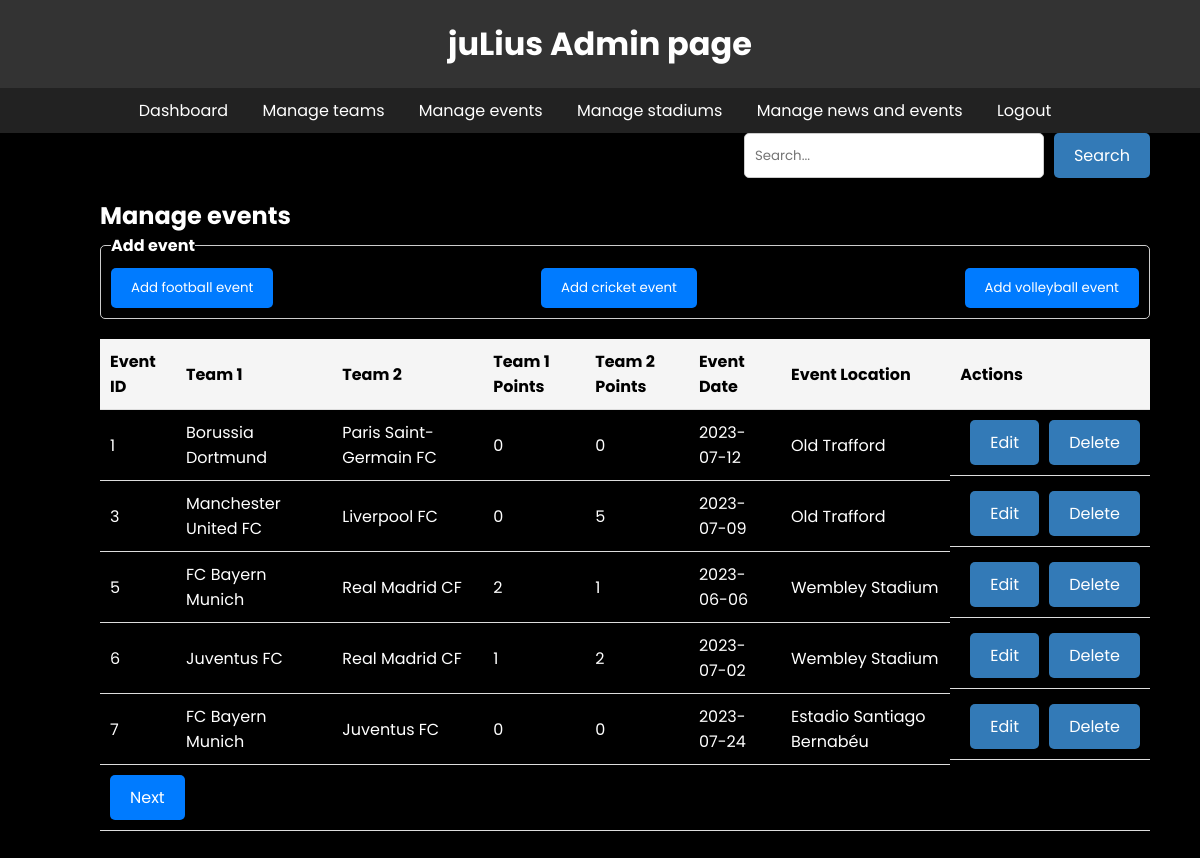
Screenshot of /admin/manageevent.php with the database file from the repository.
### tables this page shows
CREATE TABLE `events` (
  `id` int(11) NOT NULL,
  `event_date` date NOT NULL,
  `stadium_id` int(11) NOT NULL,
  `team1_id` int(11) DEFAULT NULL,
  `team2_id` int(11) DEFAULT NULL,
  `team1_point` int(11) NOT NULL DEFAULT 0,
  `team2_point` int(11) NOT NULL DEFAULT 0,
  `event_category` enum('Football','Volleyball','Cricket') NOT NULL DEFAULT 'Football'
);

CREATE TABLE `teams` (
  `team_id` int(11) NOT NULL,
  `team_name` varchar(100) NOT NULL,
  `team_country` varchar(100) NOT NULL,
  `team_category` enum('Football','Volleyball','Cricket') NOT NULL,
  `team_location` varchar(200) NOT NULL,
  `team_coach` varchar(100) NOT NULL,
  `team_players` int(11) NOT NULL,
  `team_point` int(11) NOT NULL DEFAULT 0
);

CREATE TABLE `team_stadiums` (
  `id` int(11) NOT NULL,
  `stadium_name` varchar(255) NOT NULL,
  `stadium_category` enum('football','volleyball','cricket') NOT NULL,
  `stadium_city` varchar(255) DEFAULT NULL
);

### admin/manageevent.php (the view, shortened to what this page needs)
<?php include './header.php'; ?>
<div id="events" style="margin-left: 100px; margin-right:50px; margin-bottom:50px;">
  <form id="search-form" method="GET">
    <input type="text" name="search" placeholder="Search...">
    <input type="submit" value="Search">
  </form>
  <form method="add-event.php" action="post">
    <h2>Manage events</h2>
    <fieldset>
      <legend>Add event</legend>
      <input type="button" value="Add football event" onclick="window.location.href='./addevent.php'">
      <input type="button" value="Add cricket event" onclick="window.location.href='./add-cricket.php'">
      <input type="button" value="Add volleyball event" onclick="window.location.href='./add-volleyball.php'">
    </fieldset>
  </form>
  <form method="post">
    <table>
      <tr class="black">
        <th>Event ID</th>
        <th>Team 1</th>
        <th>Team 2</th>
        <th>Team 1 Points</th>
        <th>Team 2 Points</th>
        <th>Event Date</th>
        <th>Event Location</th>
        <th>Actions</th>
      </tr>
      <?php
$conn = new mysqli('localhost', 'root', '', 'julis');
$search_term = isset($_GET['search']) ? $_GET['search'] : '';
$sql_count = "SELECT COUNT(*) as total FROM events
              LEFT JOIN teams AS team1 ON events.team1_id = team1.team_id
              LEFT JOIN teams AS team2 ON events.team2_id = team2.team_id
              LEFT JOIN team_stadiums ON events.stadium_id = team_stadiums.id
              WHERE team1.team_name LIKE '%$search_term%'
              OR team2.team_name LIKE '%$search_term%'
              OR team_stadiums.stadium_name LIKE '%$search_term%'";
$result_count = $conn->query($sql_count);
$total_events = $result_count->fetch_assoc()['total'];
$page = isset($_GET['page']) ? intval($_GET['page']) : 1;
$items_per_page = 5;
$offset = ($page - 1) * $items_per_page;
$limit = "LIMIT $offset, $items_per_page";
$sql = "SELECT events.*, team1.team_name AS team1_name, team2.team_name AS team2_name, team_stadiums.stadium_name AS event_stadium
        FROM events
        LEFT JOIN teams AS team1 ON events.team1_id = team1.team_id
        LEFT JOIN teams AS team2 ON events.team2_id = team2.team_id
        LEFT JOIN team_stadiums ON events.stadium_id = team_stadiums.id
        WHERE team1.team_name LIKE '%$search_term%'
        OR team2.team_name LIKE '%$search_term%'
        OR team_stadiums.stadium_name LIKE '%$search_term%'
        $limit";
$result = $conn->query($sql);
if ($result->num_rows > 0) {
    while ($row = $result->fetch_assoc()) {
        echo "<tr>";
        echo "<td>" . $row["id"] . "</td>";
        echo "<td>" . $row["team1_name"] . "</td>";
        echo "<td>" . $row["team2_name"] . "</td>";
        echo "<td>" . $row["team1_point"] . "</td>";
        echo "<td>" . $row["team2_point"] . "</td>";
        echo "<td>" . $row["event_date"] . "</td>";
        echo "<td>" . $row["event_stadium"] . "</td>";
        echo "<td class='button-cell'>";
        echo "<form method='post' action='edit-event.php'>";
        echo "<button type='submit'>Edit</button>";
        echo "</form>";
        echo "<form method='post' action='delete-event.php' onsubmit='return confirm(\"Are you sure you want to delete this event?\")'>";
        echo "<button type='submit'>Delete</button>";
        echo "</form>";
        echo "</td>";
        echo "</tr>";
    }
    if ($offset + $items_per_page < $total_events) {
        echo "<tr><td colspan='8'>";
        echo "<a class='btn-next' href='" . $_SERVER['PHP_SELF'] . "?page=" . ($page + 1) . "&search=$search_term'>Next</a>";
        echo "</td></tr>";
    }
} else {
    echo "<tr><td colspan='8'>No events found.</td></tr>";
}
?>
    </table>
  </form>
</div>

### admin/header.php (shortened to what this page needs)
<!DOCTYPE html>
<html lang="en">
<head>
  <link rel="stylesheet" href="./style.css">
</head>
<body>
  <header>
    <h1 style="color: white;">juLius Admin page</h1>
  </header>
  <nav>
    <ul>
      <li><a href="./dashbord.php">Dashboard</a></li>
      <li><a href="./manageteam.php">Manage teams</a></li>
      <li><a href="./manageevent.php">Manage events</a></li>
      <li><a href="./managestadium.php">Manage stadiums</a></li>
      <li><a href="./managenew.php">Manage news and events</a></li>
      <li><a href="../signup/logout.php">Logout</a></li>
    </ul>
  </nav>
</body>
</html>

### admin/style.css (style rules this page uses)
* { margin: 0; padding: 0; box-sizing: border-box; font-family: "Poppins" , sans-serif; }
#search-form { display: flex; justify-content: flex-end; margin-bottom: 20px; }
#search-form input[type="text"] { width: 300px; padding: 10px; border-radius: 5px; border: 1px solid #ccc; margin-right: 10px; }
#search-form input[type="submit"] { background-color: #337ab7; border: none; color: #fff; font-size: 16px; padding: 10px 20px; border-radius: 5px; cursor: pointer; }
table { width: 100%; border-collapse: collapse; }
table th, table td { padding: 10px; text-align: left; border-bottom: 1px solid #ddd; }
table th { background-color: #f5f5f5; }
table td.button-cell { display: flex; justify-content: space-between; align-items: center; }
table td.button-cell button { background-color: #337ab7; border: none; color: #fff; font-size: 16px; padding: 10px 20px; border-radius: 5px; cursor: pointer; margin-left: 10px; }
.btn-prev, .btn-next { display: inline-block; padding: 10px 20px; background-color: #007bff; color: white; border: none; border-radius: 5px; text-decoration: none; cursor: pointer; }
.black { color: black; }
fieldset { border: 1px solid #ccc; border-radius: 5px; padding: 10px; margin-bottom: 20px; }
legend { font-weight: bold; border-radius: 5px; }
fieldset input[type="button"] { padding: 10px 20px; background-color: #007bff; color: #fff; border: none; border-radius: 5px; cursor: pointer; margin-right: 10px; }
fieldset { display: flex; flex-wrap: wrap; justify-content: space-between; }
fieldset input[type="button"]:last-child { margin-right: 0; }

### admin/header.php (style rules this page uses)
body { margin: 0; padding: 0; font-family: Arial, sans-serif; background-color: #000; color: #fff; }
header { background-color: #333; padding: 20px; text-align: center; }
nav { background-color: #222; padding: 10px; }
nav ul { list-style: none; margin: 0; padding: 0; text-align: center; }
nav ul li { display: inline-block; margin-right: 10px; }
nav ul li a { color: #fff; text-decoration: none; padding: 5px 10px; }

### rows the page displays
events: id "1", team1.team_name "Borussia Dortmund", team2.team_name "Paris Saint-Germain FC", team1_point "0", team2_point "0", event_date "2023-07-12", stadium.stadium_name "Old Trafford"
events: id "3", team1.team_name "Manchester United FC", team2.team_name "Liverpool FC", team1_point "0", team2_point "5", event_date "2023-07-09", stadium.stadium_name "Old Trafford"
events: id "5", team1.team_name "FC Bayern Munich", team2.team_name "Real Madrid CF", team1_point "2", team2_point "1", event_date "2023-06-06", stadium.stadium_name "Wembley Stadium"
events: id "6", team1.team_name "Juventus FC", team2.team_name "Real Madrid CF", team1_point "1", team2_point "2", event_date "2023-07-02", stadium.stadium_name "Wembley Stadium"
events: id "7", team1.team_name "FC Bayern Munich", team2.team_name "Juventus FC", team1_point "0", team2_point "0", event_date "2023-07-24", stadium.stadium_name "Estadio Santiago Bernabéu"
